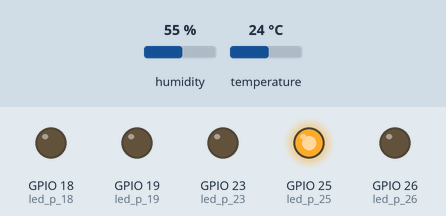
Recording of a program running on a simulated ESP32 board running MicroPython. Shown: output pins drawn as LEDs (lit = HIGH). The test bench sets the inputs (shaded band); at power-on: humidity 55 %, temperature 24 °C. Library files of the repository ran but are not shown: sht45.py; what the program prints to the serial console is not drawn.

Above: at 0.1 s.
Timing chart, 0 to 1.6 s (numbered marks = the images above):
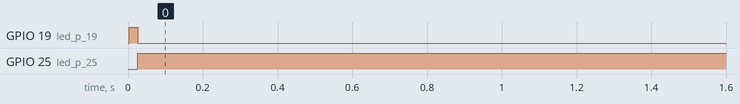

Measured:
- by itself, GPIO 19 (led_p_19): HIGH → LOW at 0.03 s
- by itself, GPIO 25 (led_p_25): LOW → HIGH at 0.03 s

The program:

main.py
```python
#infos:
"""
AISTHETRON AER:

definition of the tuple for led_control(*led):

#led[0], indicator 1 (now undefined), green LED
#led[1], standby indicator, yellow LED
#led[2], indicator 2 (now undefined), white LED
#led[3], measurement indicator, blue LED
#led[4], error indicator, red LED

"""
#imports:
import time
from machine import I2C, Pin
from sht45 import read_sensor
from led import led_control
from record import build_record, record_to_line

#variables:
STATION_ID = "AER-C01"
FIRMWARE_VERSION = "Firmware: 0.2.0"

#definitions:
def start_report():
    """
    Display the startup information of AISTHETRON AER.
    """
    print("=" * 60)
    print("AISTHETRON AER")
    print("=" * 60)
    print(f"[{STATION_ID}] Station")
    print(FIRMWARE_VERSION)
    print("System initialized")

def status_report():
    """
    Display the status of AISTHETRON AER.
    """
    print(f"[{STATION_ID}] System active")

def main():
    """
    Initialize AISTHETRON AER and run the status loop.
    """
    i2c = I2C(0, sda=Pin(21), scl=Pin(22), freq=100000)
    start_report()
    led_control(0, 1, 0, 0, 0)
    try:
        while True:
            try:
                temperature_c, humidity, valid = read_sensor(i2c)
                record = build_record(STATION_ID, FIRMWARE_VERSION, temperature_c, humidity, valid)
                print(record_to_line(record))
                if valid:
                    led_control(0, 0, 0, 1, 0)
                else:
                    led_control(0, 0, 0, 0, 1)
            except OSError:
                record = build_record(STATION_ID, FIRMWARE_VERSION, None, None, False)
                print(record_to_line(record))
                led_control(0, 0, 0, 0, 1)
            time.sleep(5)
    finally:
        led_control(0, 1, 0, 0, 0)

#main:
if __name__ == "__main__":
    main()
```

led.py
```python
#imports:
from machine import Pin

#variables:
"""
variables used for LED-controlls marked with number of the pin
"""
led_p_18 = Pin(18, Pin.OUT) #led[0], indicator 1 (now undefined), green LED
led_p_19 = Pin(19, Pin.OUT) #led[1], standby indicator, yellow LED
led_p_23 = Pin(23, Pin.OUT) #led[2], indicator 2 (now undefined), white LED
led_p_25 = Pin(25, Pin.OUT) #led[3], measurement indicator, blue LED
led_p_26 = Pin(26, Pin.OUT) #led[4], error indicator, red LED

#definitions:
"""
led driver, gets input via tuple
"""
def led_control(*led):
    if len(led) != 5:
        raise ValueError("Expected 5 arguments, got {}".format(len(led)))
    for value in led:
        if value not in (0, 1):
            raise ValueError("Expected 0 or 1, got {}".format(value))
    if led[0] == 1:
        led_p_18.value(1)
    else:
        led_p_18.value(0)
    if led[1] == 1:
        led_p_19.value(1)
    else:
        led_p_19.value(0)
    if led[2] == 1:
        led_p_23.value(1)
    else:
        led_p_23.value(0)
    if led[3] == 1:
        led_p_25.value(1)
    else:
        led_p_25.value(0)
    if led[4] == 1:
        led_p_26.value(1)
    else:
        led_p_26.value(0)
```

record.py
```python
#imports:
import json

#definitions:
def build_record(station_id, firmware, temperature, humidity, valid):
    """
    Build one measurement record as a dictionary.

    Args:
        station_id: ID of the station, e.g. "AER-C01".
        firmware: Firmware version string.
        temperature: Temperature in C (None if the reading is invalid).
        humidity: Relative humidity in % (None if the reading is invalid).
        valid: True if the CRC check passed.

    Returns:
        dict: The record, ready for json.dumps().
    """
    if valid:
        record_v = {"id": station_id, "firmware": firmware, "temperature": temperature, "humidity": humidity, "valid": valid}
        return record_v
    else:
        record_f = {"id": station_id, "firmware": firmware, "valid": False}
        return record_f


def record_to_line(record):
    """
    Convert a record into one single JSON line for the serial output.

    Args:
        record: Dictionary from build_record().

    Returns:
        str: JSON string without line breaks inside.
    """
    json_str = json.dumps(record)
    return json_str
```
